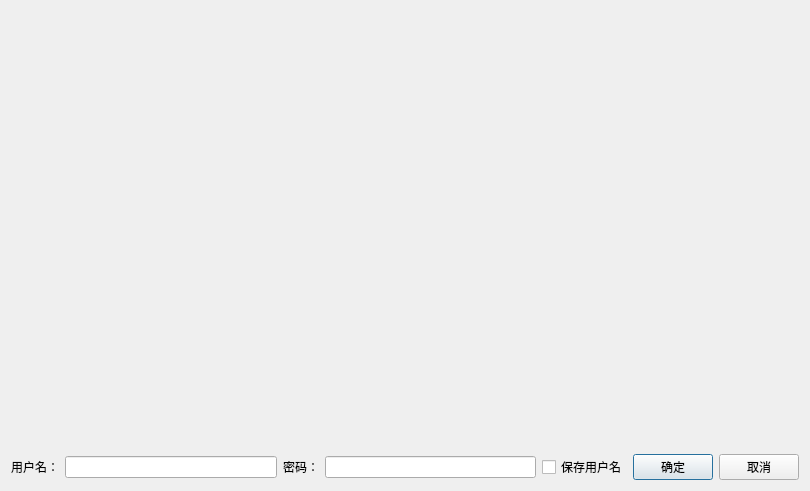
<?xml version="1.0" encoding="UTF-8"?>
<ui version="4.0">
 <class>DlgLogin</class>
 <widget class="QDialog" name="DlgLogin">
  <property name="geometry">
   <rect>
    <x>0</x>
    <y>0</y>
    <width>810</width>
    <height>491</height>
   </rect>
  </property>
  <property name="windowTitle">
   <string>Dialog</string>
  </property>
  <layout class="QHBoxLayout" name="horizontalLayout_2">
   <item>
    <layout class="QVBoxLayout" name="verticalLayout" stretch="10,1">
     <item>
      <widget class="QLabel" name="label_2">
       <property name="text">
        <string/>
       </property>
       <property name="pixmap">
        <pixmap resource="res.qrc">:/images/images/back.jpg</pixmap>
       </property>
       <property name="alignment">
        <set>Qt::AlignCenter</set>
       </property>
      </widget>
     </item>
     <item>
      <layout class="QHBoxLayout" name="horizontalLayout">
       <item>
        <widget class="QLabel" name="label">
         <property name="text">
          <string>用户名：</string>
         </property>
        </widget>
       </item>
       <item>
        <widget class="QLineEdit" name="editUser"/>
       </item>
       <item>
        <widget class="QLabel" name="label_3">
         <property name="text">
          <string>密码：</string>
         </property>
        </widget>
       </item>
       <item>
        <widget class="QLineEdit" name="editPasswd"/>
       </item>
       <item>
        <widget class="QCheckBox" name="checkBox">
         <property name="text">
          <string>保存用户名</string>
         </property>
        </widget>
       </item>
       <item>
        <widget class="QPushButton" name="btnOK">
         <property name="text">
          <string>确定</string>
         </property>
        </widget>
       </item>
       <item>
        <widget class="QPushButton" name="btnCancle">
         <property name="text">
          <string>取消</string>
         </property>
        </widget>
       </item>
      </layout>
     </item>
    </layout>
   </item>
  </layout>
 </widget>
 <resources>
  <include location="res.qrc"/>
 </resources>
 <connections>
  <connection>
   <sender>btnCancle</sender>
   <signal>clicked()</signal>
   <receiver>DlgLogin</receiver>
   <slot>reject()</slot>
   <hints>
    <hint type="sourcelabel">
     <x>750</x>
     <y>463</y>
    </hint>
    <hint type="destinationlabel">
     <x>404</x>
     <y>245</y>
    </hint>
   </hints>
  </connection>
 </connections>
</ui>
